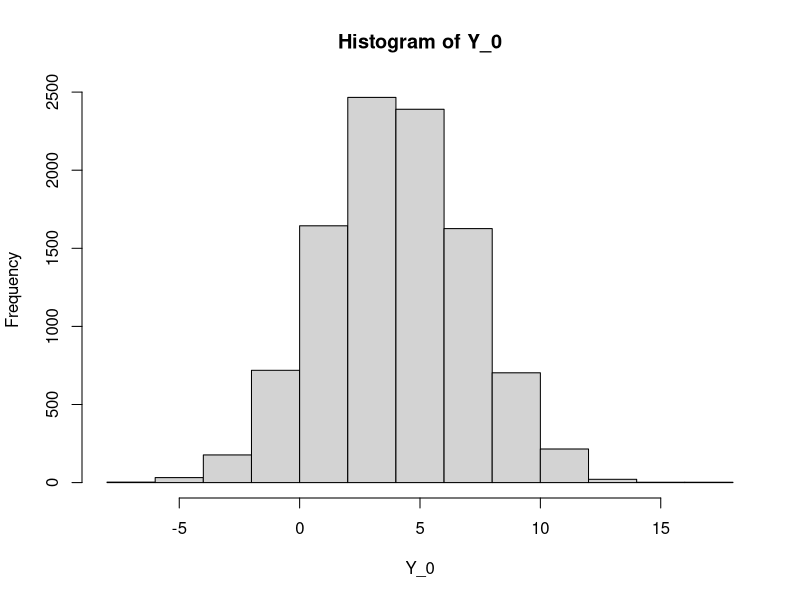
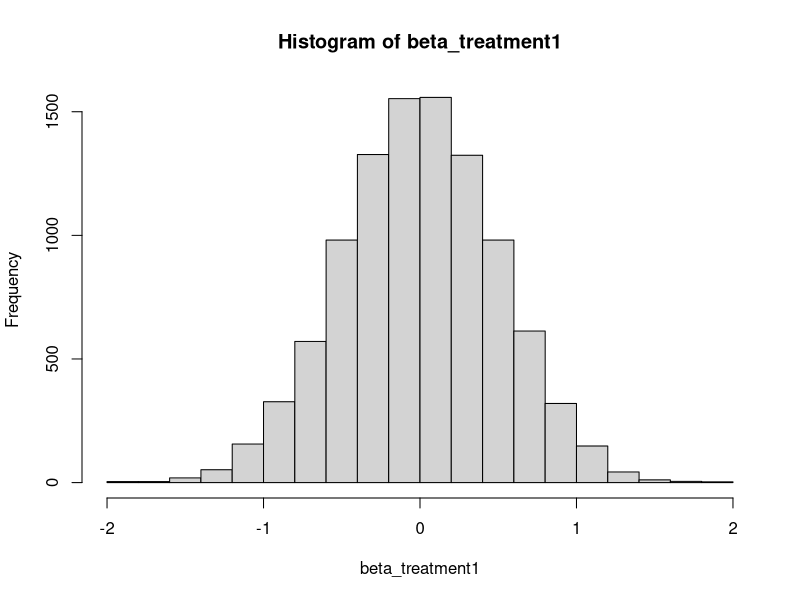
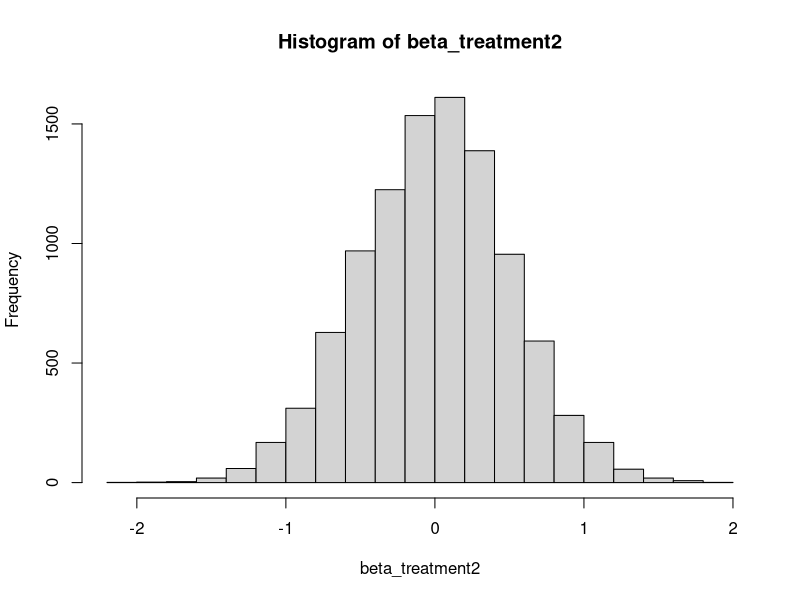
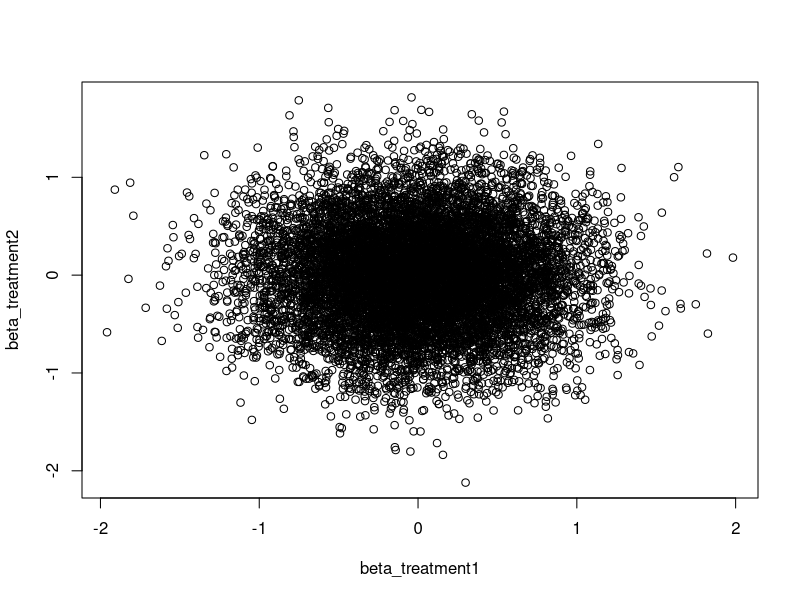
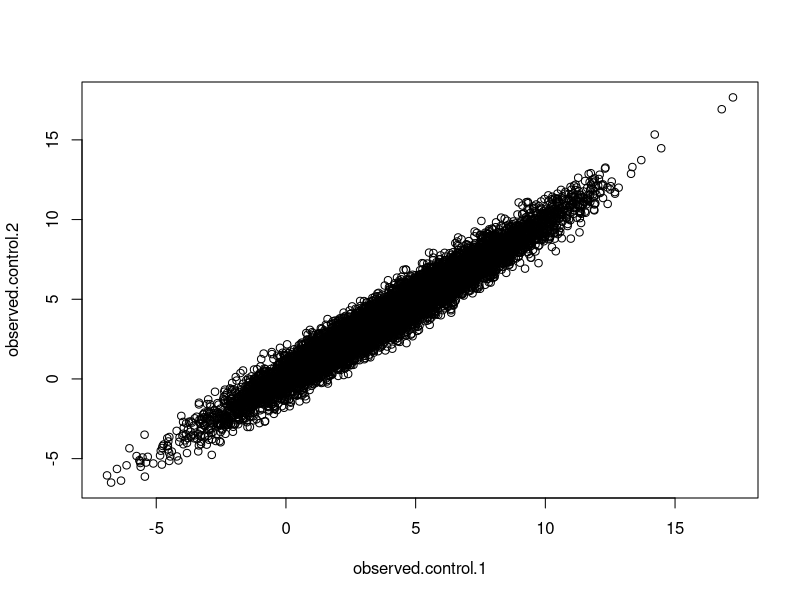
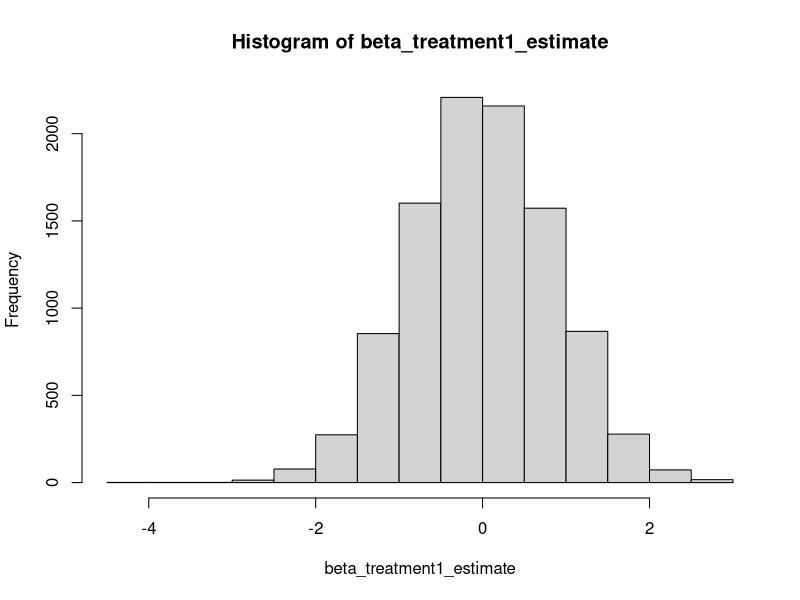
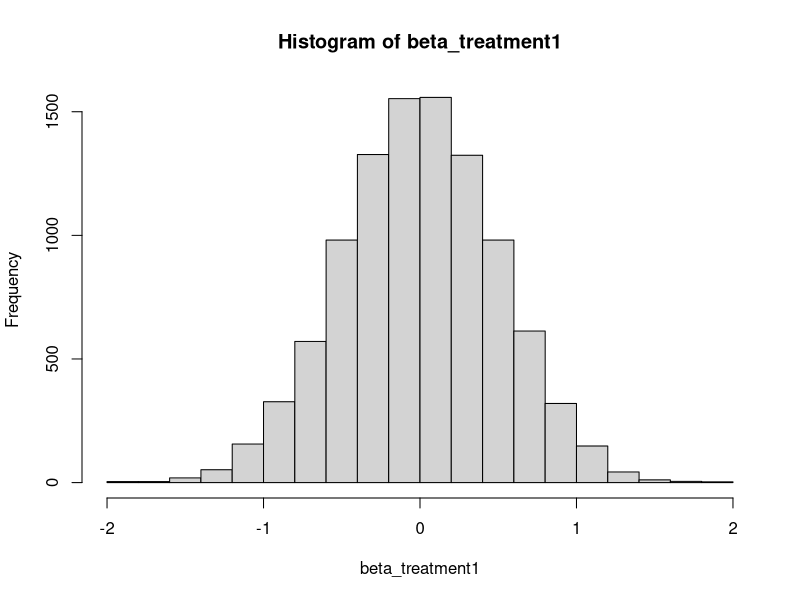
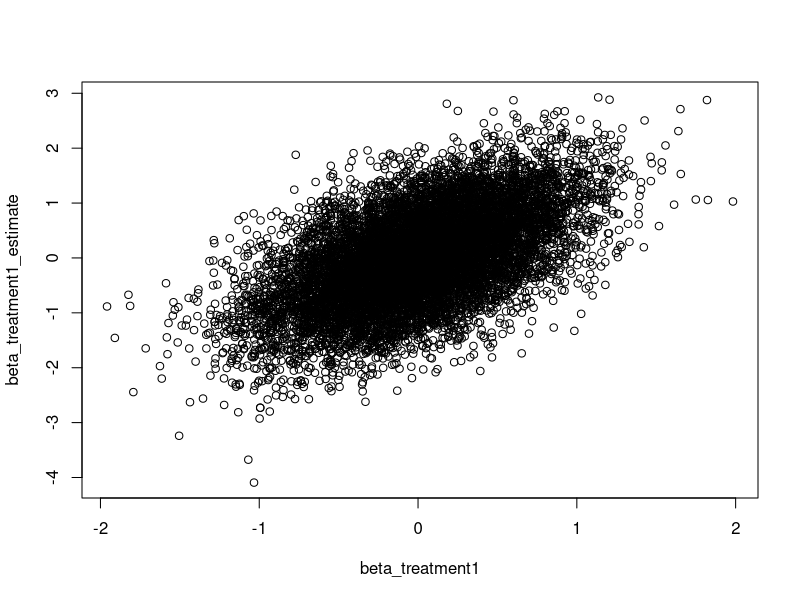

Write the R code that produced these figures, in order.
## ---- chunk 1
knitr::opts_chunk$set(echo = TRUE)
## ---- chunk 2
library(tidyverse)
## ---- chunk 3

# "baseline" (control) expression level.
# Let's say true control expression across genes is lognormal, or rather normal on a log scale
# let's use some parameters that somewhat resemble real RNA-seq data for log2RPKM across 1000 genes.
Y_0 <- rnorm(mean = 4, sd = 3, n = 10000)
hist(Y_0)
## ---- chunk 4
beta_treatment1 <- rnorm(mean=0, sd=0.5, n=10000)
hist(beta_treatment1)

beta_treatment2 <- rnorm(mean=0, sd=0.5, n=10000)
hist(beta_treatment2)

plot(beta_treatment1, beta_treatment2)

# betas are uncorrelated
correlation <- cor.test(beta_treatment1, beta_treatment2)
print(correlation$estimate)
## ---- chunk 5
# Let's use a slightly smaller sigma for the error term for now
error_sigma <- 0.5

observed.control.1 <- Y_0 + rnorm(mean=0, sd=error_sigma, n=10000)
observed.control.2 <- Y_0 + rnorm(mean=0, sd=error_sigma, n=10000)

observed.treatment.1 <- Y_0 + beta_treatment1 +  rnorm(mean=0, sd=error_sigma, n=10000)

observed.treatment.2 <- Y_0 + beta_treatment2 +  rnorm(mean=0, sd=error_sigma, n=10000)
## ---- chunk 6
plot(observed.control.1, observed.control.2)

print(cor(observed.control.1, observed.control.2))
## ---- chunk 7
# estimate of betas (across genes)
beta_treatment1_estimate <- observed.treatment.1 - observed.control.1
hist(beta_treatment1_estimate)

# true betas
hist(beta_treatment1)

# scatter plot
plot(beta_treatment1, beta_treatment1_estimate)
## ---- chunk 8
# estimate of betas (across genes)
beta_treatment2_estimate <- observed.treatment.2 - observed.control.2
hist(beta_treatment2_estimate)

# true betas
hist(beta_treatment2)

# scatter plot
qplot(beta_treatment2, beta_treatment2_estimate)
## ---- chunk 9
qplot(beta_treatment1_estimate, beta_treatment2_estimate) +
  geom_smooth(method='lm') +
  geom_hline(yintercept = 0)

print(cor.test(beta_treatment1_estimate, beta_treatment2_estimate))
## ---- chunk 10
beta_treatment1_estimate2 <- observed.treatment.1 - (observed.control.1 + observed.control.2)/2

beta_treatment2_estimate2 <- observed.treatment.2 - (observed.control.1 + observed.control.2)/2

qplot(beta_treatment1_estimate2, beta_treatment2_estimate2) +
  geom_smooth(method='lm') +
  geom_hline(yintercept = 0)

cor.test(beta_treatment1_estimate2, beta_treatment2_estimate2)

